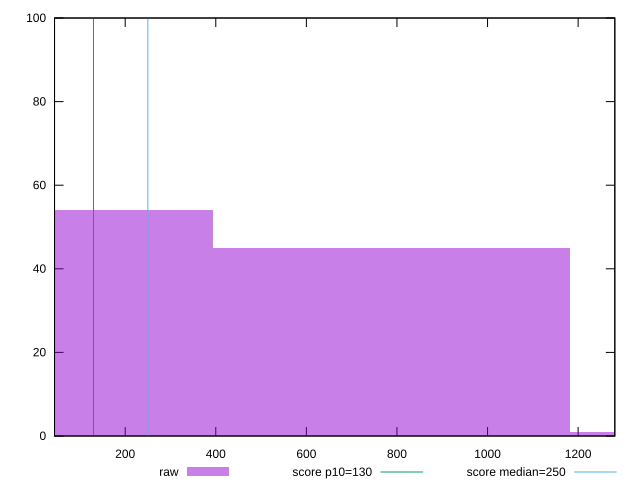

Write gnuplot code to recreate this figure.
reset

$raw <<EOF
0 54
787.9035232346267 45
1575.8070464692535 1
EOF

set key outside below
set boxwidth 787.9035232346267
set xrange [44:1281]
set yrange [0:100]
set trange [0:100]
set style fill transparent solid 0.5 noborder

set parametric
set terminal svg size 640, 490 enhanced background rgb 'white'
set output "reports/report_00028_2021-02-24T12-49-42.674Z/max-potential-fid/samples/card/raw/histogram.svg"

plot $raw title "raw" with boxes, \
     130,t title "score p10=130", \
     250,t title "score median=250"

reset
